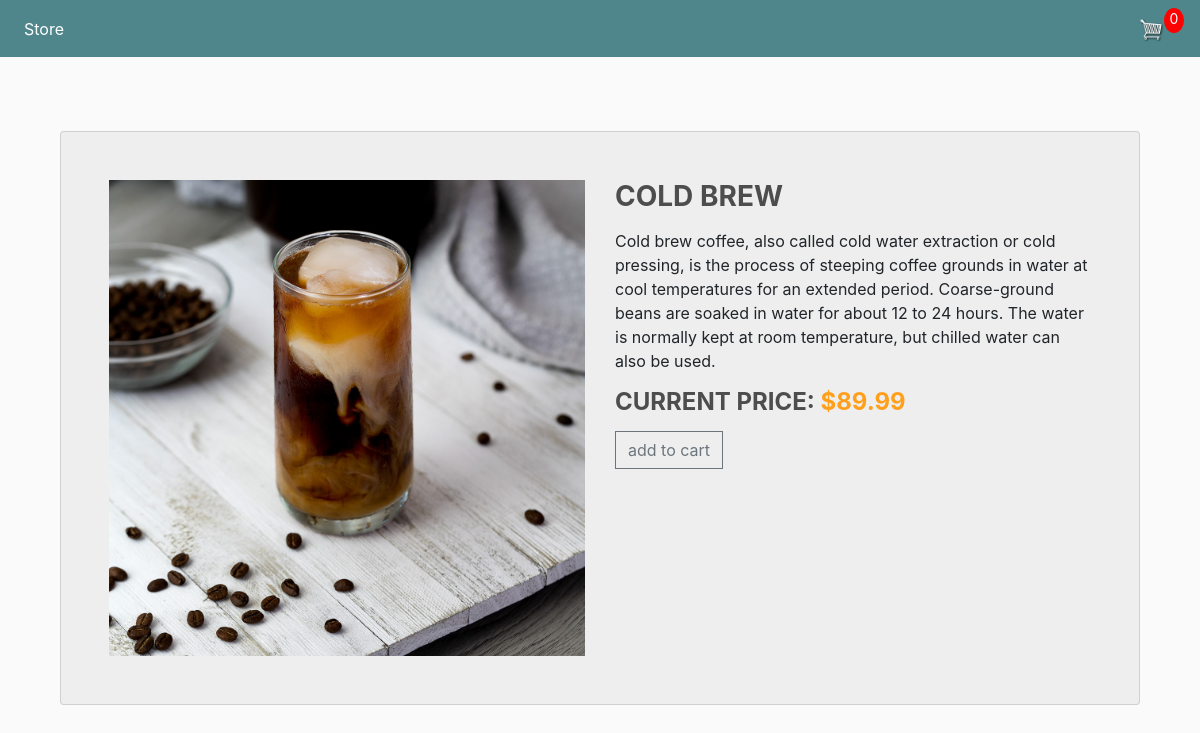
Page /product_details/5/ on the committed database.
### store/models.py (models this page shows, shortened)
class Product(models.Model):
	name = models.CharField(max_length=200)
	price = models.FloatField()
	digital = models.BooleanField(default=False,null=True, blank=True)
	image = models.ImageField(null=True, blank=True)
	description = models.TextField(null=True, blank=True)
	@property
	def imageURL(self):
		try:
			url = self.image.url
		except:
			url = ''
		return url

### store/views.py (the view)
# urls.py: path('product_details/<int:productID>/', views.product_details, name="product_details"),
def product_details(request,productID):
	data = cartData(request)
	cartItems = data['cartItems']
	order = data['order']
	items = data['items']
	product=Product.objects.get(id=productID)
	context = {'items':items, 'order':order, 'cartItems':cartItems, 'product':product}
	return render(request,'store/product_details.html',context)

### store/utils.py (called while the page is built, shortened)
def cookieCart(request):
	try:
		cart = json.loads(request.COOKIES['cart'])
	except:
		cart = {}
		print('CART:', cart)
	items = []
	order = {'get_cart_total':0, 'get_cart_items':0, 'shipping':False}
	cartItems = order['get_cart_items']
	return {'cartItems':cartItems ,'order':order, 'items':items}

def cartData(request):
	if request.user.is_authenticated:
		customer = request.user.customer
		order, created = Order.objects.get_or_create(customer=customer, complete=False)
		items = order.orderitem_set.all()
		cartItems = order.get_cart_items
	else:
		cookieData = cookieCart(request)
		cartItems = cookieData['cartItems']
		order = cookieData['order']
		items = cookieData['items']
	return {'cartItems':cartItems ,'order':order, 'items':items}

### store/templates/store/product_details.html (shortened to what this page needs)
{% extends 'store/main.html' %}
{% load static %}
{% block content %}
	<div class="container">
		<div class="card">
			<div class="container-fliud">
				<div class="wrapper row">
					<div class="preview col-md-6">
						<div class="preview-pic tab-content">
						  <div class="tab-pane active" id="pic-1"><img src="{{product.imageURL}}" /></div>
						</div>
					</div>
					<div class="details col-md-6">
						<h3 class="product-title">{{product.name}}</h3>
						<p class="product-description">{{product.description}}</p>
						<h4 class="price">current price: <span>${{product.price}}</span></h4>
						<div class="action">
							<button data-product="{{product.id}}" data-action="add" class="btn btn-outline-secondary add-btn update-cart">add to cart</button>
						</div>
					</div>
				</div>
			</div>
		</div>
	</div>
	{% endblock content %}

### static/css/main.css (style rules this page uses)
body { background-color: hsl(0, 0%, 98%); }
h1,h2,h3,h4,h5,h6 { color:hsl(0, 0%, 30%); }
.btn { border-radius: 0; }

### store/templates/store/product_details.html (style rules this page uses)
body { overflow-x: hidden; }
img { max-width: 100%; }
.preview { display: -webkit-box; display: -webkit-flex; display: -ms-flexbox; display: flex; -webkit-box-orient: vertical; -webkit-box-direction: normal; -webkit-flex-direction: column; -ms-flex-direction: column; flex-direction: column; }
.preview-pic { -webkit-box-flex: 1; -webkit-flex-grow: 1; -ms-flex-positive: 1; flex-grow: 1; }
.tab-content { overflow: hidden; }
.tab-content img { width: 100%; -webkit-animation-name: opacity; animation-name: opacity; -webkit-animation-duration: .3s; animation-duration: .3s; }
.card { margin-top: 50px; background: #eee; padding: 3em; line-height: 1.5em; }
@media screen and (min-width: 997px) { .wrapper { display: -webkit-box; display: -webkit-flex; display: -ms-flexbox; display: flex; } }
.details { display: -webkit-box; display: -webkit-flex; display: -ms-flexbox; display: flex; -webkit-box-orient: vertical; -webkit-box-direction: normal; -webkit-flex-direction: column; -ms-flex-direction: column; flex-direction: column; }
.product-title, .price, .sizes, .colors { text-transform: UPPERCASE; font-weight: bold; }
.checked, .price span { color: #ff9f1a; }
.product-title, .rating, .product-description, .price, .vote, .sizes { margin-bottom: 15px; }
.product-title { margin-top: 0; }

### rows in the picture
Product: imageURL (picture), name "COLD BREW", description "Cold brew coffee, also called cold water extraction or cold pressing, is the process of steeping coffee grounds in water at cool temperatures for an extended period. Coarse-ground beans are soaked in water for about 12 to 24 hours. The water is normally kept at room temperature, but chilled water can also be used.", price "89.99"

### other values in the picture
{{ cartItems }} "0"
